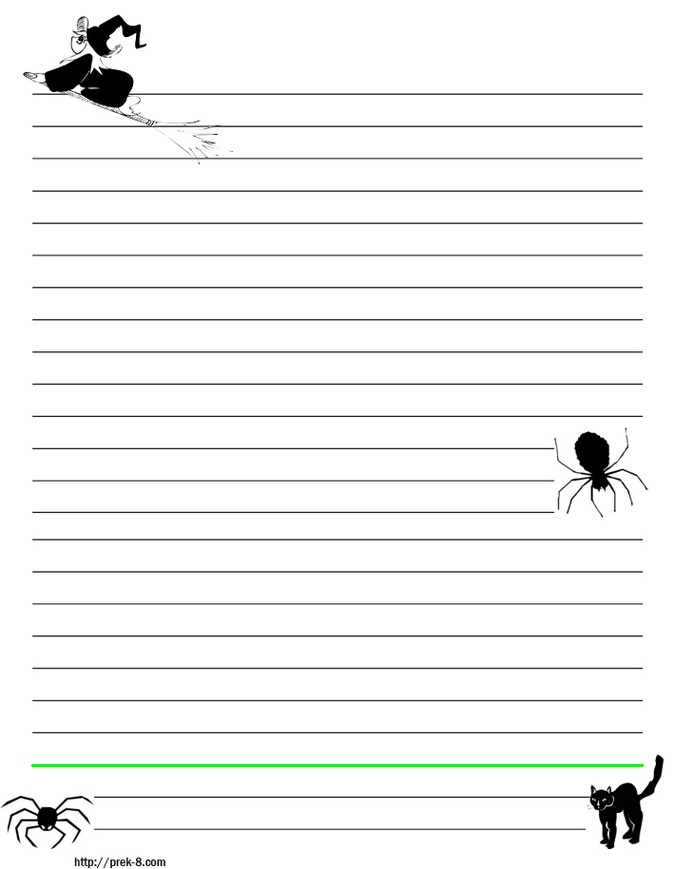
#> input picture Imagens/caderno.jpg, 675 x 869 px, found by its file name
$ python 06_hough.py
#> lines starting #> are read from the running program, lines starting #| are printed output that depends on the picture; after the words box and inside, x2 and y2 are one past the last pixel; in counts of white or black regions, pixels touching at a corner belong together
import cv2
import numpy as np

imagem = cv2.imread('imagens/caderno.jpg')
#> imagem is the input picture: shape (869, 675, 3); mean B, G, R 243.2, 243.9, 243.2
img = cv2.imread('imagens/caderno.jpg')
gray = cv2.cvtColor(img,cv2.COLOR_BGR2GRAY)
edges = cv2.Canny(gray,50,120,apertureSize = 3)
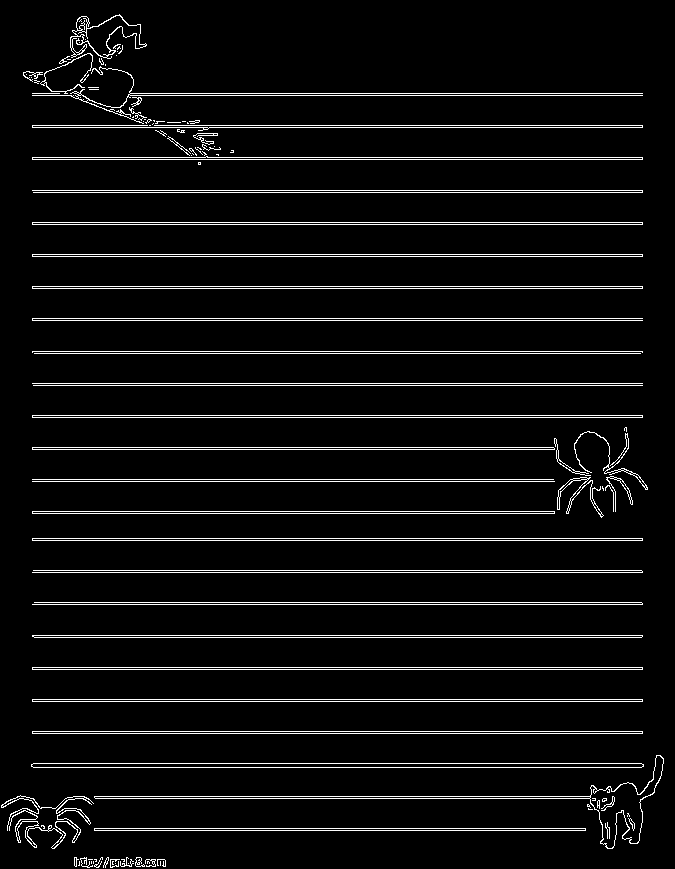
#> edges: shape (869, 675); 5.5% white in thin lines or dots

lines = cv2.HoughLines(edges,1,np.pi/190,200)
#> lines = 48 rows, first 8: [159, 1.57], [190, 1.57], [222, 1.57], [224, 1.57], [254, 1.57], [256, 1.57], [286, 1.57], [288, 1.57]
#print lines
#print len(lines[0])
for i in range(len(lines)):
    for rho,theta in lines[i]:
        a = np.cos(theta)
        b = np.sin(theta)
        x0 = a*rho
        y0 = b*rho
        x1 = int(x0 + 1000*(-b))
        y1 = int(y0 + 1000*(a))
        x2 = int(x0 - 1000*(-b))
        y2 = int(y0 - 1000*(a))
        cv2.line(img,(x1,y1),(x2,y2),(0,0,255),2)
        cv2.waitKey(1)
#> this loop made 48 passes
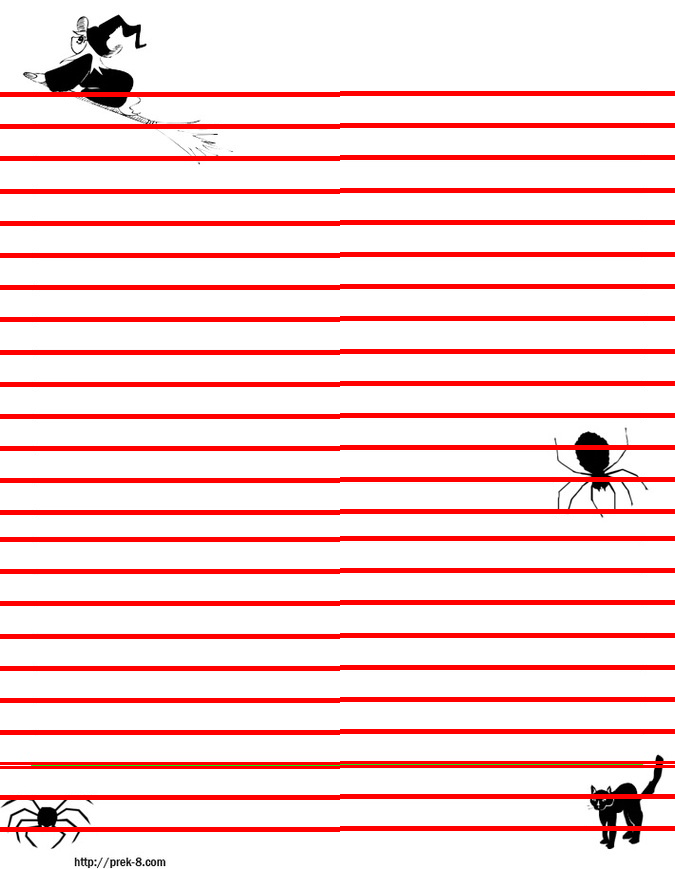
#> img: shape (869, 675, 3); 13.92% of pixels changed, all inside (x1, y1, x2, y2) = (0, 91, 675, 832)

cv2.imshow('Imagem Original',imagem)
cv2.imshow('Linhas - Hough',img)
cv2.waitKey(0)

$ run again, with Imagens/numeros.jpg copied over Imagens/caderno.jpg
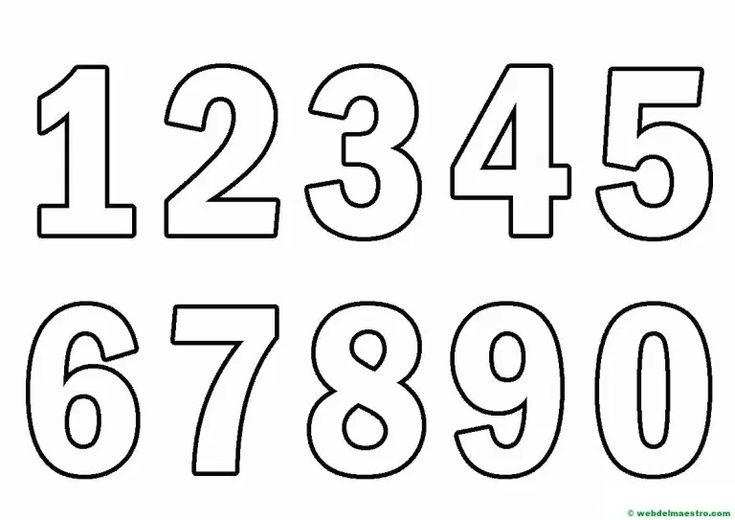
#> input picture Imagens/numeros.jpg, 735 x 520 px, found by its file name
#> imagem is the input picture: shape (520, 735, 3); mean B, G, R 232.3, 232.4, 232.3
#> `edges = cv2.Canny(gray,50,120,apertureSize = 3)`:
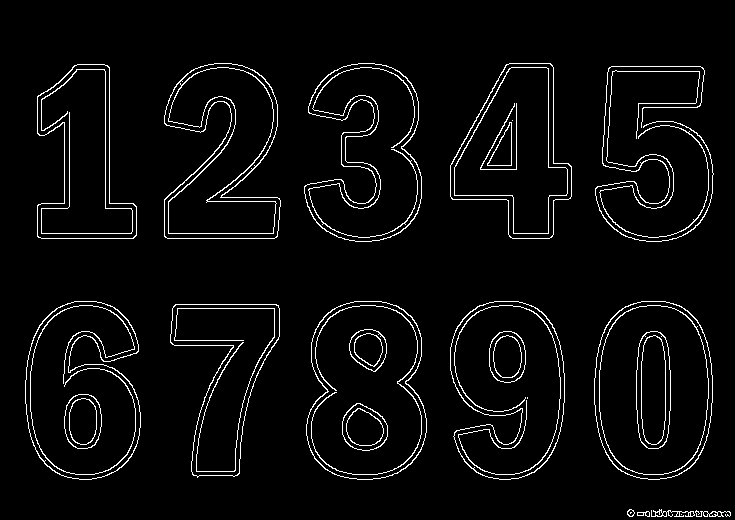
#> edges: shape (520, 735); 4.2% white in thin lines or dots, all inside (x1, y1, x2, y2) = (25, 63, 731, 517)
#> lines = [[233, 1.57], [238, 1.57]]
#> the loop `for i in range(len(lines)):` made 2 passes
#> after the loop `for i in range(len(lines)):`:
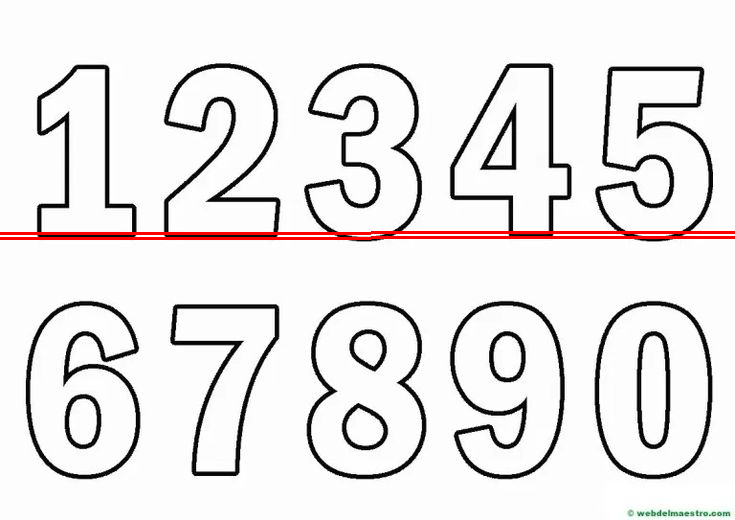
#> img: shape (520, 735, 3); 1.15% of pixels changed, all inside (x1, y1, x2, y2) = (0, 231, 735, 240)
